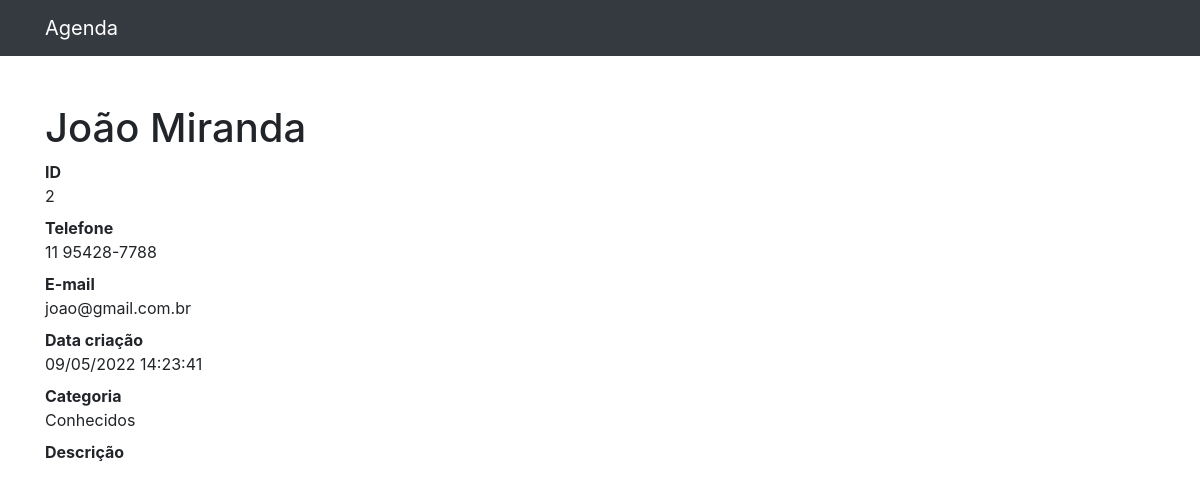
Page /2 on the earlier database version.
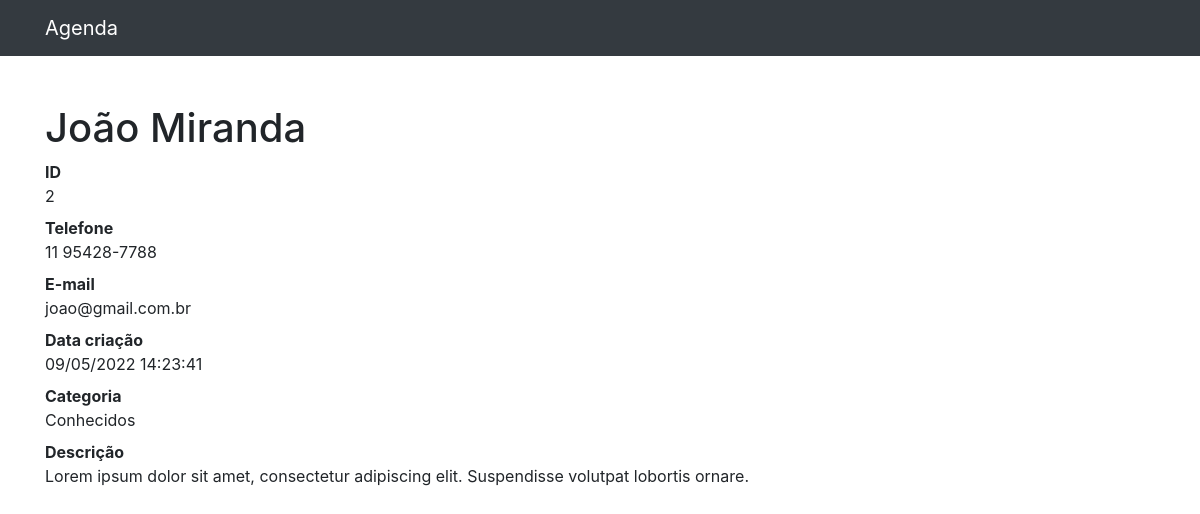
Same page on the later database version.
### contatos/models.py (models this page shows, shortened)
class Contato(models.Model):
    nome = models.CharField(max_length=255)
    sobrenome = models.CharField(max_length=255, blank=True)
    telefone = models.CharField(max_length=255)
    email = models.CharField(max_length=255, blank=True)
    data_criacao = models.DateTimeField(default=timezone.now)
    descricao = models.TextField(blank=True)
    categoria = models.ForeignKey(Categoria, on_delete=models.DO_NOTHING)
    mostrar = models.BooleanField(default=True)

class Categoria(models.Model):
    nome = models.CharField(max_length=255)
    def __str__(self):
        return self.nome

### contatos/views.py (the view)
# urls.py: path('<int:contato_id>', views.ver_contato, name='ver_contato'),
def ver_contato(request, contato_id):
    contato = get_object_or_404(Contato, id=contato_id)
    return render(request, 'contatos/ver_contato.html', {
        'contato': contato
    })

### contatos/templates/contatos/ver_contato.html
{% extends 'base.html' %}
{%block conteudo%}
<h1 class="mt-5">{{ contato.nome }} {{ contato.sobrenome }}</h1>
<dl>
  <dt>ID</dt>
  <dd>{{ contato.id }}</dd>
  <dt>Telefone</dt>
  <dd>{{ contato.telefone }}</dd>
  <dt>E-mail</dt>
  <dd>{{ contato.email }}</dd>
  <dt>Data criação</dt>
  <dd>{{ contato.data_criacao|date:'d/m/Y H:i:s' }}</dd>
  <dt>Categoria</dt>
  <dd>{{ contato.categoria }}</dd>
  <dt>Descrição</dt>
  <dd>{{ contato.descricao }}</dd>
</dl>
{%endblock%}

Differences in the rows shown:
changed Contato "João": descricao (not shown) → "Lorem ipsum dolor sit amet, consectetur adipiscing elit. Suspendisse volutpat lobortis ornare."
